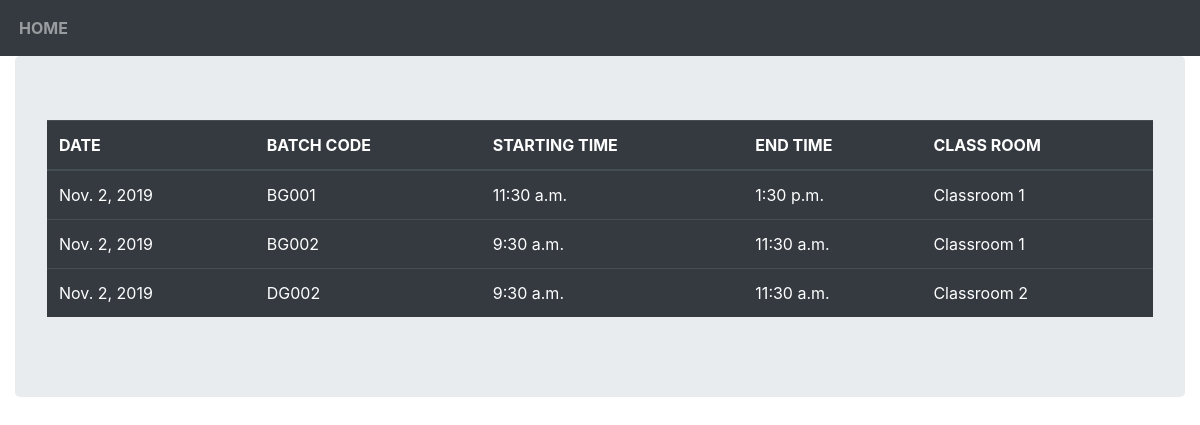
Page /studentViewTb on the committed database.
### app1/models.py (models this page shows, shortened)
class ApprovedTable(models.Model):
    Select_Batch=models.ForeignKey(Batch,on_delete=models.CASCADE)
    Start_Time = models.TimeField()
    End_Time = models.TimeField()
    Class_Room=models.ForeignKey(ClassRoom,on_delete=models.CASCADE)
    Date=models.DateField()

class Batch(models.Model):
    Select_Course=models.ForeignKey(Course,on_delete=models.CASCADE)
    Batch_Code=models.CharField(max_length=150,unique=True)
    Active_Status=models.IntegerField(default=1)
    Date=models.DateField()
    Fees=models.CharField(max_length=190)
    def __str__(self):
        return self.Batch_Code

### timetable/models.py (models this page shows)
class ClassRoom(models.Model):
    Class_Name = models.CharField(max_length=256,unique=True)
    No_of_Students=models.IntegerField()
    def __str__(self):
        return self.Class_Name

### app1/views.py (the view)
# urls.py: path("studentViewTb",views.VTimeTable.as_view(),name='stutb'),
class VTimeTable(ListView):
    model = ApprovedTable
    context_object_name = 'records'
    template_name = 'app1/viewtimetable.html'

### app1/templates/app1/viewtimetable.html
<!DOCTYPE html>
{%extends 'app1/base.html'%}
{%block body_block%}
<div class="jumbotron">
    {%if records%}
<table class="table table-dark">
  <thead>
    <tr>
        <th scope="col">DATE</th>
        <th scope="col">BATCH CODE</th>
        <th scope="col">STARTING TIME</th>
        <th scope="col">END TIME</th>
        <th scope="col">CLASS ROOM</th>
    </tr>
  </thead>
  <tbody>
{%for i in records%}
<tr>
    <td scope="col">{{i.Date}}</td>
    <td scope="col">{{i.Select_Batch}}</td>
    <td scope="col">{{i.Start_Time}}</td>
    <td scope="col">{{i.End_Time}}</td>
    <td scope="col">{{i.Class_Room}}</td>
</tr>
{%endfor%}
  </tbody>
</table>
    {%else%}
    <h2 class="display-4">No TimeTable Available</h2>
    {%endif%}
</div>
    {%endblock%}

### app1/templates/app1/base.html (shortened to what this page needs)
<!DOCTYPE html>
<html lang="en">
<head>
    <link rel="stylesheet" href="https://stackpath.bootstrapcdn.com/bootstrap/4.3.1/css/bootstrap.min.css">
</head>
<body>
<div class="col-lg-12">
<nav class="navbar navbar-expand-lg sticky-top navbar-dark bg-dark" style="margin-left:-20px;margin-right:-15px;">
  <div class="collapse navbar-collapse" id="navbarNavAltMarkup">
    <div class="navbar-nav">
        <a class="nav-item nav-link" href="{% url 'app1:index'%}" style="font-weight:bold;">HOME</a>
</nav>
</div>
<div class="container-fluid">
    {% block body_block%}
    {%endblock%}
</div>
</body>
</html>

### rows in the picture
ApprovedTable: Date "Nov. 2, 2019", Select_Batch "BG001", Start_Time "11:30 a.m.", End_Time "1:30 p.m.", Class_Room "Classroom 1"
ApprovedTable: Date "Nov. 2, 2019", Select_Batch "BG002", Start_Time "9:30 a.m.", End_Time "11:30 a.m.", Class_Room "Classroom 1"
ApprovedTable: Date "Nov. 2, 2019", Select_Batch "DG002", Start_Time "9:30 a.m.", End_Time "11:30 a.m.", Class_Room "Classroom 2"
